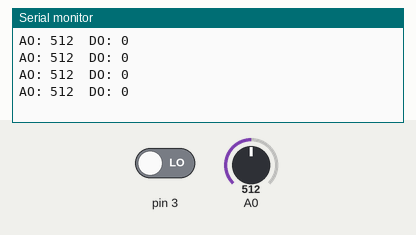
This sketch was run on a simulated Arduino Uno, built with avr-gcc and run on an emulated ATmega328P. On the bench: the last lines printed to the serial monitor. The test bench sets the inputs (shaded band); at power-on: A0 = 512, pin 3 LOW.

Above: at 1.2 s.
1.3 s: A0 set to 716
At 1.71 s:
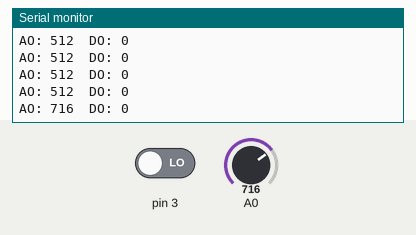
2.8 s: pin 3 driven HIGH
At 3.21 s:
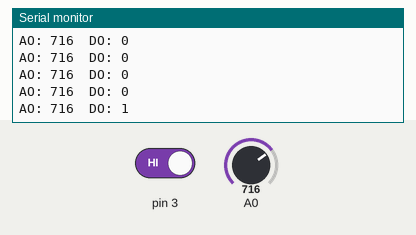
4.3 s: A0 set to 900
At 4.41 s:
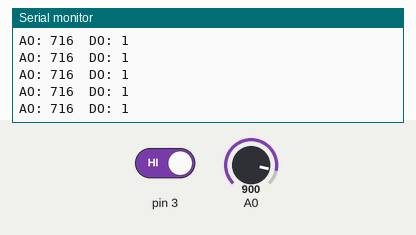
5.8 s: pin 3 driven LOW
At 6.21 s:
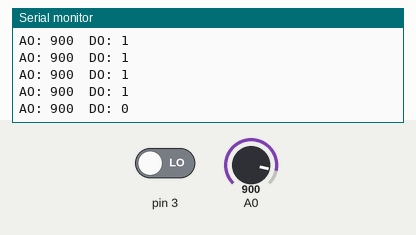
Timing chart, 0 to 8.3 s (numbered marks = the images above; inputs shaded):
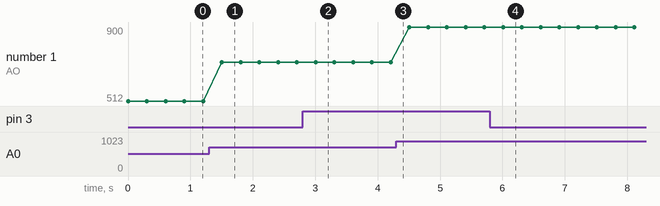

Measured:
- after the input at 1.3 s, the serial monitor: prints a new line after 0.20 s (image 1)
- after the input at 2.8 s, the serial monitor: prints a new line after 0.20 s (image 2)
- after the input at 5.8 s, the serial monitor: prints a new line after 0.21 s (image 4)
- plotted number 1: 512 → 716 after the input at 1.3 s, 716 → 900 after the input at 4.3 s

The sketch:

DigitalLightDetection.ino
```cpp
void setup() {
  Serial.begin(9600);
  pinMode(3, INPUT);
}

void loop() {
  int ao = analogRead(A0);
  int dout = digitalRead(3);
  Serial.print("AO: ");
  Serial.print(ao);
  Serial.print("  DO: ");
  Serial.println(dout);
  delay(300);
}
```
